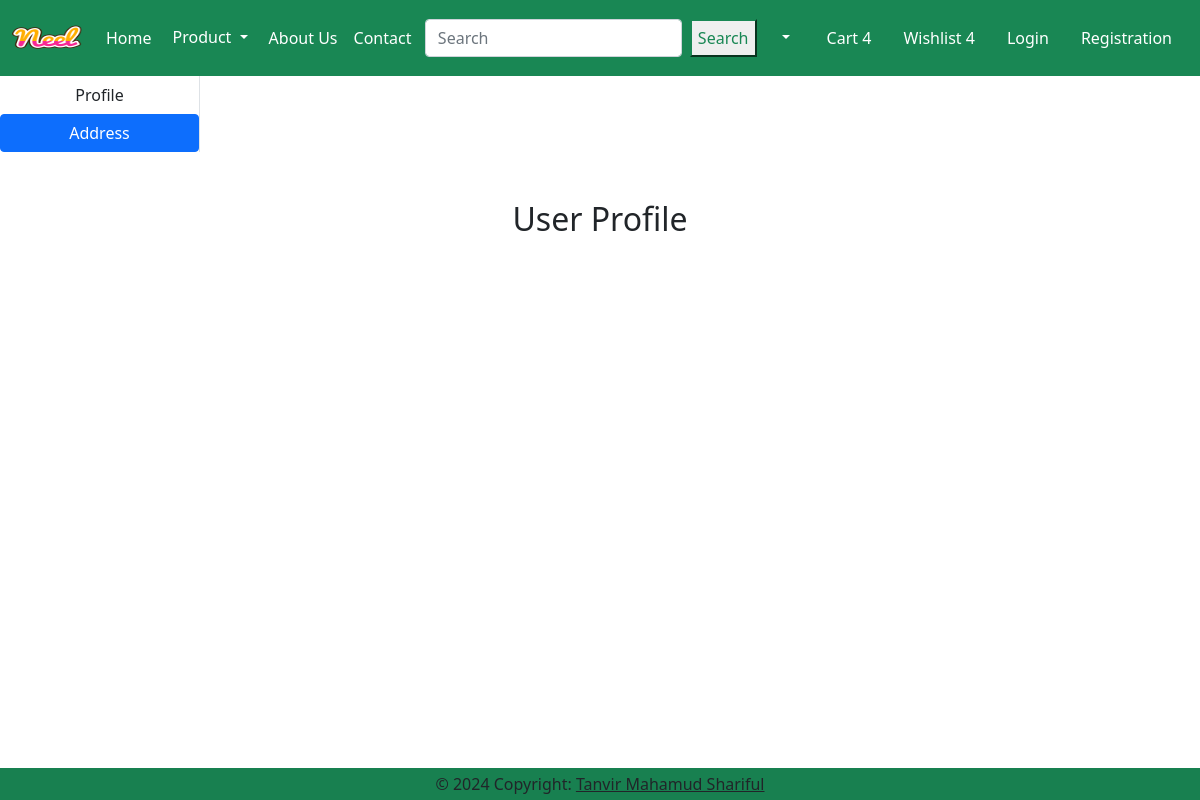
The app's page /address/ (signed in), older data.
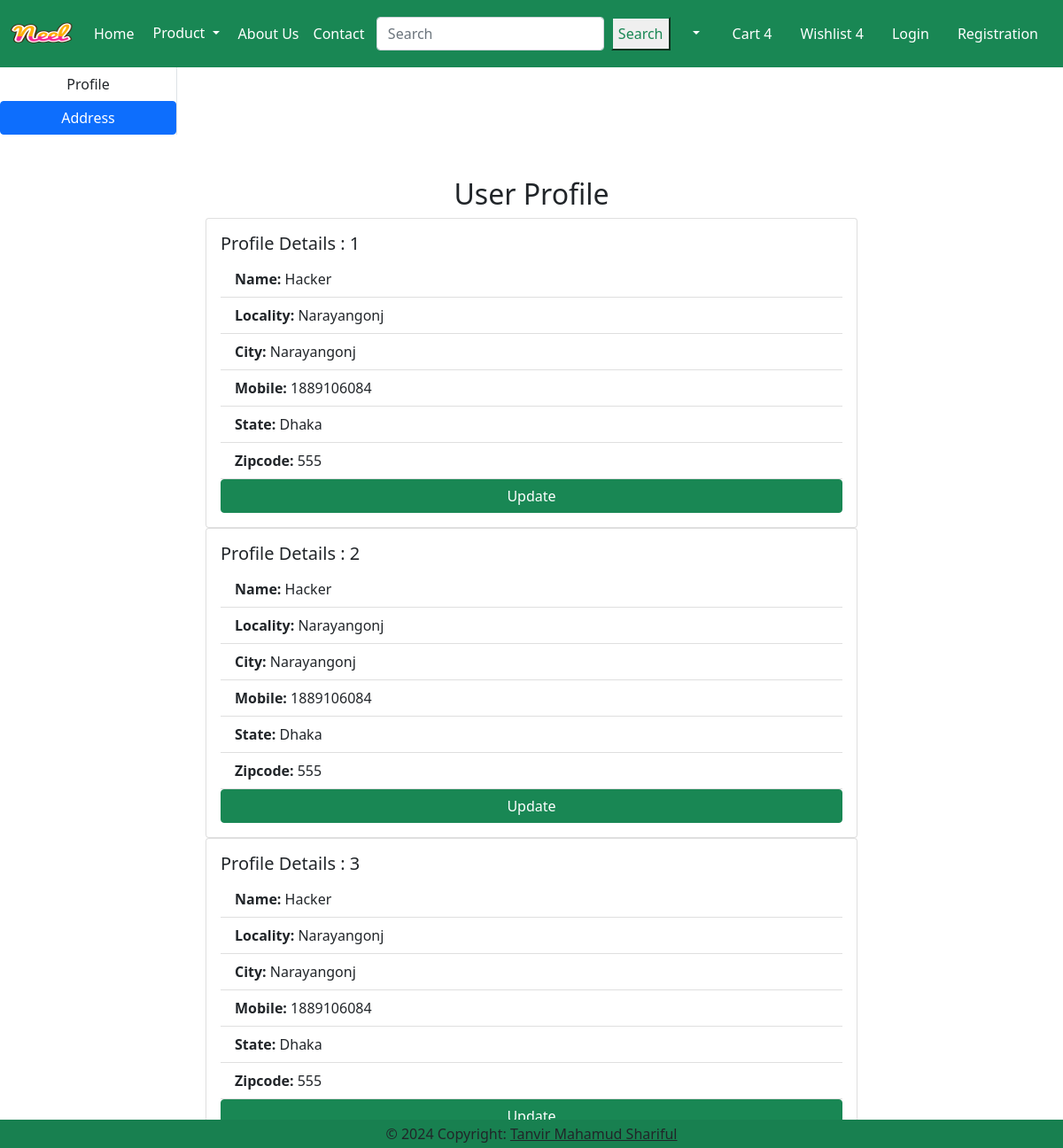
The same page, newer data.
### app/models.py (models this page shows)
class Customer(models.Model):
    user = models.ForeignKey( User, on_delete=models.CASCADE)
    name = models.CharField(max_length=200)
    locality = models.CharField(max_length = 200)
    city = models.CharField(max_length = 200)
    mobile = models.IntegerField( )
    zipcode = models.IntegerField()
    state = models.CharField(choices = STATE_CHOICES, max_length = 100)
    def __str__(self):
        return self.name

### app/views.py (the view)
# urls.py: path('address/', views.Address, name='address'),
def Address(request):
    add = Customer.objects.filter(user=request.user)
    print(add)  # Add this line to check the content of add
    active_tab = 'address'
    return render(request, 'app/address.html', {'add': add, 'active_tab': active_tab})

### templates/app/address.html (shortened to what this page needs)
{% extends "app/base.html" %}
{% load static %}
{% block main-content %}
<div class="col-sm-2 border-end">
  <ul class="list-unstyled">
    <li class="d-grid">
      <a
        class="btn {% if active_tab == 'profile' %}btn-primary{% endif %}"
        href="{% url 'app:profile' %}"
        >Profile</a
      >
    </li>
    <li class="d-grid">
      <a
        class="btn {% if active_tab == 'address' %}btn-primary{% endif %}"
        href="{% url 'app:address' %}"
        >Address</a
      >
    </li>
  </ul>
</div>
<div class="container mt-5">
  <h2 class="text-center">User Profile</h2>
  <div class="row justify-content-md-center">
    <div class="col-md-8">
      <div class="row justify-content-md-center">
        <div class="col-md-12">
          {% for ad in add %}
          <div class="card">
            <div class="card-body">
              <h5 class="card-title">Profile Details : {{forloop.counter}}</h5>
              <ul class="list-group list-group-flush">
                {% if add %}
                <li class="list-group-item">
                  <strong>Name:</strong> {{ ad.name }}
                </li>
                <li class="list-group-item">
                  <strong>Locality:</strong> {{ ad.locality }}
                </li>
                <li class="list-group-item">
                  <strong>City:</strong> {{ ad.city }}
                </li>
                <li class="list-group-item">
                  <strong>Mobile:</strong> {{ ad.mobile }}
                </li>
                <li class="list-group-item">
                  <strong>State:</strong> {{ ad.state }}
                </li>
                <li class="list-group-item">
                  <strong>Zipcode:</strong> {{ ad.zipcode }}
                </li>
                <a type="button" class="btn btn-success" href="{% url 'app:UpdateAddress' ad.id %}">Update</a>
                {% else %}
                <li class="list-group-item">No profile found</li>
                {% endif %}
              </ul>
            </div>
          </div>
          {% endfor %}
        </div>
      </div>
    </div>
  </div>
</div>
{% endblock main-content %}

### templates/app/base.html (shortened to what this page needs)
<!DOCTYPE html>
{% load static %}
<html>
  <head>
    <link
      href="https://cdn.jsdelivr.net/npm/bootstrap@5.0.2/dist/css/bootstrap.min.css"
      rel="stylesheet"
/>
    <link rel="stylesheet" href="{% static 'app/css/owl.carousel.min.css' %}" />
    <link rel="stylesheet" href="{% static 'app/css/all.min.css' %}" />
    <link rel="stylesheet" href="{% static 'app/css/style.css' %}" />
    <link rel="stylesheet" href="" />
  </head>
  <body>
    <nav class="navbar navbar-expand-lg navbar-dark  bg-success">
      <div class="container-fluid">
        <a class="navbar-brand" href="/">
            <img src = "{% static 'app/images/product/Neel.png' %} " width= "70" height = "50" />
        </a>
        <div class="collapse navbar-collapse" id="navbarSupportedContent">
          <ul class="navbar-nav me-auto mb-2 mb-lg-0">
            <li class="nav-item">
              <a class="nav-link active" aria-current="page" href="/">Home</a>
            </li>
            <div class="dropdown">
              <button class="btn btn-btn-success text-white dropdown-toggle" type="button" id="productDropdown" data-toggle="dropdown" aria-haspopup="true" aria-expanded="false">
                Product
              </button>
            </div>
            <li class="nav-item">
              <a class="nav-link active" aria-current="page" href="/about">About Us</a>
            </li>
            <li class="nav-item">
              <a class="nav-link active" aria-current="page" href="/contact">Contact</a>
            </li>
          </ul>
          <form class="d-flex">
            <input class="form-control me-2" type="search" placeholder="Search" aria-label="Search">
            <button class="abtn btn-outline-success" type="submit">Search</button>
          </form>
        </div>
        <ul class = "navbar-nav  me-auto mb-2 mb-lg-0">
          <li class = "nav-item mx-2">
            <div class="dropdown">
              <button class="btn btn-btn-success text-white dropdown-toggle" type="button" id="productDropdown" data-toggle="dropdown" aria-haspopup="true" aria-expanded="false">
              </button>
          </li>
          <li class ="nav-item mx-2">
            <a href ="#" class= "nav-link text-white">Cart 4 </a>
          </li>
          <li class ="nav-item mx-2">
            <a href ="#" class= "nav-link text-white">Wishlist 4 </a>
          </li>
          <li class ="nav-item mx-2">
            <a href ="{% url 'app:login' %}" class= "nav-link text-white">Login </a>
          </li>
          <li class ="nav-item mx-2">
            <a href ="/registration" class= "nav-link text-white">Registration </a>
          </li>
        </ul>
      </div>
    </nav>
    {% block main-content %} {% endblock main-content %}
    <footer class="bg-body-tertiary fixed-bottom text-center bg-success text-lg-start d-none d-sm-block">
      <div class="text-center p-1" style="background-color: rgba(0, 0, 0, 0.05);">
          © 2024 Copyright:
          <a class="text-body"  href="https://www.facebook.com/tanvirmahamud.shariful.3/" target="_blank">Tanvir Mahamud Shariful</a>
      </div>
  </footer>
  </body>
</html>

Row changes from the older to the newer data that the page shows:
added Customer: name "Hacker", locality "Narayangonj", city "Narayangonj", mobile "1889106084", state "Dhaka", zipcode "555"
added Customer: name "Hacker", locality "Narayangonj", city "Narayangonj", mobile "1889106084", state "Dhaka", zipcode "555"
added Customer: name "Hacker", locality "Narayangonj", city "Narayangonj", mobile "1889106084", state "Dhaka", zipcode "555"
